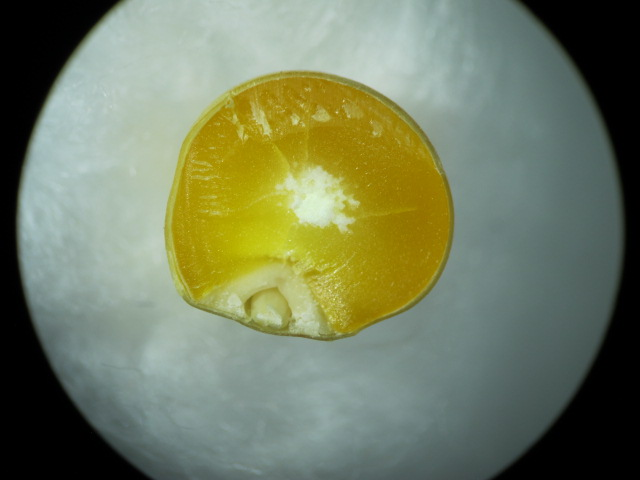
#> input picture test/10.JPG, 640 x 480 px
$ python Measure_beta.py --image test/10.JPG --output out.png   (older library calls are emulated)
#> lines starting #> are read from the running program, lines starting #| are printed output that depends on the picture; after the words box and inside, x2 and y2 are one past the last pixel; in counts of white or black regions, pixels touching at a corner belong together
#using python2.7
#Write by Delin Li, Schnable Lab @ CAU
#delin.bio@gmail.com
#Start 8:00 PM Jan 05, 2018
#updated 9:30 PM Jan 12, 2018
import matplotlib
matplotlib.use('Agg')
from scipy.spatial import distance as dist
from imutils import perspective
from imutils import contours
from matplotlib import pyplot as plt
#from pathlib import Path
import imutils
import numpy as np
import argparse
import cv2
import re
import os

'''functions'''
def midpoint(ptA, ptB):
	return ((ptA[0] + ptB[0]) * 0.5, (ptA[1] + ptB[1]) * 0.5)

def BigArea(contours):
    Area=0
    j=0
    for i in range(0,len(contours)):
        c=contours[i]
        if cv2.contourArea(c)>Area:
            j=i
            Area=cv2.contourArea(contours[i])
    return(j)

def Str(c,orig):
    # compute the rotated bounding box of the contour
    box = cv2.minAreaRect(c)
    box = cv2.cv.BoxPoints(box) if imutils.is_cv2() else cv2.boxPoints(box)
    box = np.array(box, dtype="int")
    # order the points in the contour such that they appear
    # in top-left, top-right, bottom-right, and bottom-left
    # order, then draw the outline of the rotated bounding
    # box
    box = perspective.order_points(box)
    cv2.drawContours(orig, [box.astype("int")], -1, (0, 255, 0), 2)
    # loop over the original points and draw them
    for (x, y) in box:
        cv2.circle(orig, (int(x), int(y)), 5, (0, 0, 255), -1)
    # unpack the ordered bounding box, then compute the midpoint
    # between the top-left and top-right coordinates, followed by
    # the midpoint between bottom-left and bottom-right coordinates
    (tl, tr, br, bl) = box
    (tltrX, tltrY) = midpoint(tl, tr)
    (blbrX, blbrY) = midpoint(bl, br)
    # compute the midpoint between the top-left and top-right points,
    # followed by the midpoint between the top-righ and bottom-right
    (tlblX, tlblY) = midpoint(tl, bl)
    (trbrX, trbrY) = midpoint(tr, br)
    # draw the midpoints on the image
    cv2.circle(orig, (int(tltrX), int(tltrY)), 5, (255, 0, 0), -1)
    cv2.circle(orig, (int(blbrX), int(blbrY)), 5, (255, 0, 0), -1)
    cv2.circle(orig, (int(tlblX), int(tlblY)), 5, (255, 0, 0), -1)
    cv2.circle(orig, (int(trbrX), int(trbrY)), 5, (255, 0, 0), -1)
    # draw lines between the midpoints
    cv2.line(orig, (int(tltrX), int(tltrY)), (int(blbrX), int(blbrY)),(255, 0, 255), 8)
    cv2.line(orig, (int(tlblX), int(tlblY)), (int(trbrX), int(trbrY)),(255, 0, 255), 8)
    # compute the Euclidean distance between the midpoints
    dA = dist.euclidean((tltrX, tltrY), (blbrX, blbrY))
    dB = dist.euclidean((tlblX, tlblY), (trbrX, trbrY))
    # compute the size of the object
    if dA>=dB:
        dimA = dA * pixelsPerMetric
        dimB = dB * pixelsPerMetric
    else:
        dimA = dB * pixelsPerMetric
        dimB = dA * pixelsPerMetric
    # draw the object sizes on the image
    #cv2.putText(orig, "{:.1f}in".format(dimA),
	#(int(tltrX - 15), int(tltrY - 10)), cv2.FONT_HERSHEY_SIMPLEX,
    #1.65, (255, 0, 0), 2)
    #cv2.putText(orig, "{:.1f}in".format(dimB),
    #    (int(trbrX + 10), int(trbrY)), cv2.FONT_HERSHEY_SIMPLEX,
    #    1.65, (255, 0, 0), 2)
    return(orig,dimA,dimB)


'''read in parameter'''
ap = argparse.ArgumentParser()
ap.add_argument("-i", "--image", required=True,
	help="path to the input image")
ap.add_argument("-o", "--output", required=True,
	help="output file")
args = vars(ap.parse_args())


'''read in '''
img=cv2.imread(args["image"])
#> img is the input picture: shape (480, 640, 3); mean B, G, R 97.5, 125.2, 115.8
#img=cv2.imread("../../seed/B73/1/B73_1_1.tif")

row, col =img.shape[0:2]
#> row = 480; col = 640

original = img.copy()
'''The marker '''
# [8 lines of commented-out code are left out]

pixelsPerMetric= 0.4032258

for i in range(50,110):
    for j in range(40,580):
        img[i,j,]=(55,36,34)#(0,0,0)
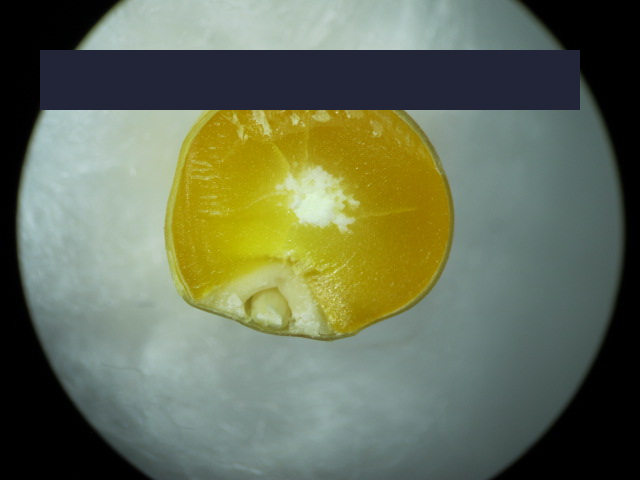
#> img: shape (480, 640, 3); 10.55% of pixels changed, all inside (x1, y1, x2, y2) = (40, 50, 580, 110)


'''The Seed'''
B,G,R= cv2.split(img)
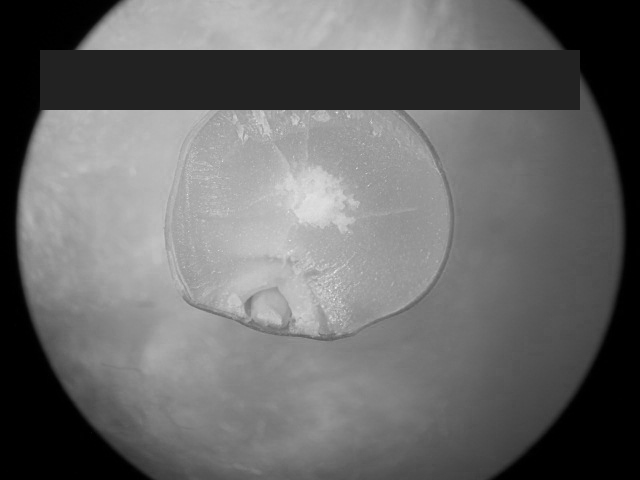
#> R: shape (480, 640); min 0, max 237, mean 103.4
gaussian = cv2.GaussianBlur(R.copy(), (7, 7), 1)
th, binary = cv2.threshold(gaussian,  70, 255,cv2.THRESH_BINARY);
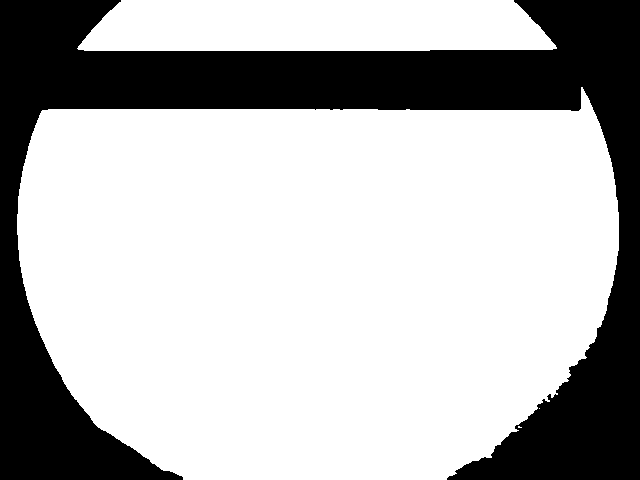
#> binary: shape (480, 640); 71.2% white; 1 black region, box (x1, y1, x2, y2) and area: (0, 0, 640, 480) 88530

kernel = cv2.getStructuringElement(cv2.MORPH_ELLIPSE,(7,7))
dilated = cv2.dilate(binary, kernel)
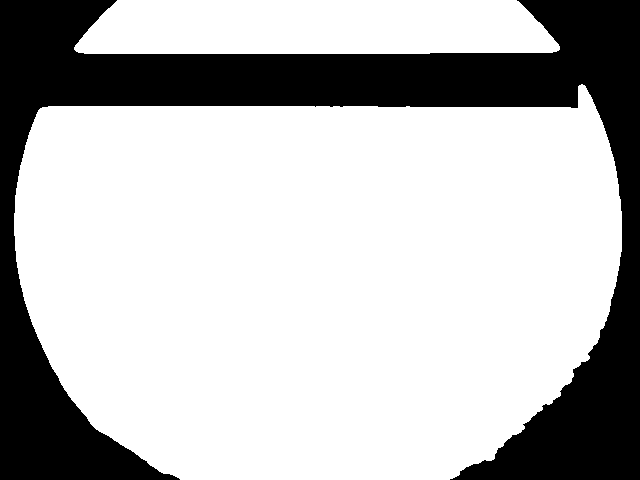
#> dilated: shape (480, 640); 73.3% white; 1 black region

contours, _ = cv2.findContours(dilated.copy(), cv2.RETR_EXTERNAL, cv2.CHAIN_APPROX_NONE)
#> contours = 2 contours; box (x1, y1, x2, y2) and area: (14, 84, 622, 480) 200109, (74, 0, 560, 54) 23684
seed_c=contours[BigArea(contours)]
#> the loop in BigArea, `for i in range(0,len(contours)):` made 2 passes
#> (j, Area) on pass 1: (0, 200109)
#> after the loop in BigArea, `for i in range(0,len(contours)):`: Area = 200109; j = 0
#> seed_c = contour of 1702 points, box (x1, y1, x2, y2) (14, 84, 622, 480), area 200109

#plt.imshow(binary)
'''used in early version -> backup
Seed = cv2.Canny(binary, 100, 200)
Seed = cv2.dilate(Seed, None, iterations=1) #8
Seed = cv2.erode(Seed, None, iterations=1) #5
contours, hierarchy = cv2.findContours(Seed.copy(),cv2.RETR_TREE,cv2.CHAIN_APPROX_SIMPLE)
seed_c=contours[BigArea(contours)]
'''
Area_seed=cv2.contourArea(seed_c) * pixelsPerMetric
#> Area_seed = 80689.1

embryo=np.full(img.shape,255,dtype=np.uint8)
cv2.drawContours(embryo, [seed_c], 0, (0, 0, 0), -1)
#> embryo: shape (480, 640, 3); 34.6% white; 1 white region, box (x1, y1, x2, y2) and area: (0, 0, 640, 480) 106239

#create a copy for ouput to show different area and size
Draw_out=embryo.copy()
Draw_out,l_S,s_S=Str(seed_c,Draw_out)
#> in Str, `box = cv2.minAreaRect(c)`: box = ((320.2, 289.5), (607.5, 389.2), -2.36)
#> in Str, `box = cv2.cv.BoxPoints(box) if imutils.is_cv2() else cv2.boxPoints(box)`: box = ((24.79, 496.5), (8.74, 107.6), (615.7, 82.57), (631.8, 471.5))
#> in Str, `box = np.array(box, dtype="int")`: box = [[24, 496], [8, 107], [615, 82], [631, 471]]
#> in Str, `box = perspective.order_points(box)`: box = [[8, 107], [615, 82], [631, 471], [24, 496]]
#> the loop in Str, `for (x, y) in box:` made 4 passes
#> after the loop in Str, `for (x, y) in box:`:
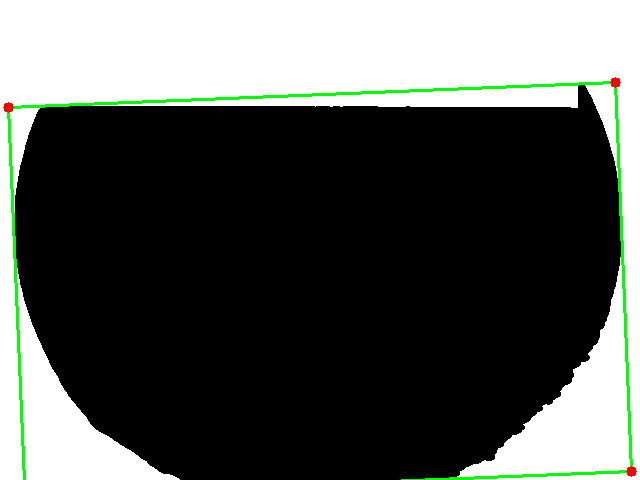
#> orig: shape (480, 640, 3); mean of channels 0, 1, 2 84.4, 88.2, 84.6; drawn as B, G, R
#> in Str, `(tl, tr, br, bl) = box`: tl = [8, 107]; tr = [615, 82]; br = [631, 471]; bl = [24, 496]
#> in Str, `(tltrX, tltrY) = midpoint(tl, tr)`: tltrX = 311.5; tltrY = 94.5
#> in Str, `(blbrX, blbrY) = midpoint(bl, br)`: blbrX = 327.5; blbrY = 483.5
#> in Str, `(tlblX, tlblY) = midpoint(tl, bl)`: tlblX = 16; tlblY = 301.5
#> in Str, `(trbrX, trbrY) = midpoint(tr, br)`: trbrX = 623; trbrY = 276.5
#> in Str, `cv2.circle(orig, (int(tltrX), int(tltrY)), 5, (255, 0, 0), -1)`: orig: shape (480, 640, 3); 0.03% of pixels changed, all inside (x1, y1, x2, y2) = (306, 89, 317, 100)
#> in Str, `cv2.circle(orig, (int(blbrX), int(blbrY)), 5, (255, 0, 0), -1)`: orig: shape (480, 640, 3); mean of channels 0, 1, 2 84.4, 88.1, 84.5
#> in Str, `cv2.circle(orig, (int(tlblX), int(tlblY)), 5, (255, 0, 0), -1)`: orig: shape (480, 640, 3); mean of channels 0, 1, 2 84.4, 88.1, 84.5
#> in Str, `cv2.circle(orig, (int(trbrX), int(trbrY)), 5, (255, 0, 0), -1)`: orig: shape (480, 640, 3); mean of channels 0, 1, 2 84.4, 88, 84.4
#> in Str, `cv2.line(orig, (int(tlblX), int(tlblY)), (int(trbrX), int(trbrY)),(255..`:
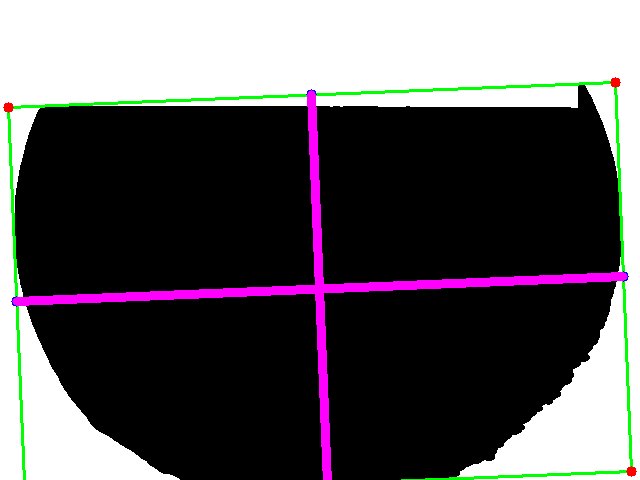
#> orig: shape (480, 640, 3); mean of channels 0, 1, 2 91.6, 87.9, 91.7; drawn as B, G, R
#> in Str, `dA = dist.euclidean((tltrX, tltrY), (blbrX, blbrY))`: dA = 389.3
#> in Str, `dB = dist.euclidean((tlblX, tlblY), (trbrX, trbrY))`: dB = 607.5
#> in Str, `dimA = dB * pixelsPerMetric`: dimA = 245
#> in Str, `dimB = dA * pixelsPerMetric`: dimB = 157
#> l_S = 245; s_S = 157


''' To Do '''
#Mask the background as 0
'''
Mask=np.zeros(img.shape,dtype=np.uint8)
cv2.drawContours(Mask, [seed_c], 0, (255, 255, 255), -1)
Masked=np.minimum(Mask,original)
'''
Mask=np.full(img.shape,255,dtype=np.uint8)
cv2.drawContours(Mask, [seed_c], 0, (0, 0, 0), -1)
Masked=np.maximum(Mask,original)


'''The germ'''

HSV=cv2.cvtColor(Masked.copy(), cv2.COLOR_BGR2HSV)
#> HSV: shape (480, 640, 3); mean H, S, V 42.8, 54.9, 185.6

gaussian=HSV[:,:,0].copy()
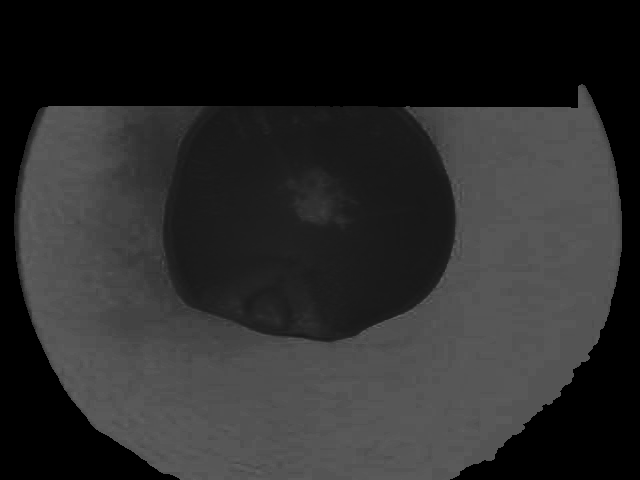
#> gaussian: shape (480, 640); min 0, max 101, mean 42.8

th, binary = cv2.threshold(gaussian.copy(), 150, 255,cv2.THRESH_BINARY)
#> binary: shape (480, 640); every value is 0


kernel = cv2.getStructuringElement(cv2.MORPH_ELLIPSE,(7,7))
Germ = cv2.dilate(binary, kernel)

contours, _ = cv2.findContours(Germ.copy(), cv2.RETR_TREE, cv2.CHAIN_APPROX_NONE)
#> contours = []
germ_c=contours[BigArea(contours)]
#> (the run stopped early here; a loop or call above may not have finished)
